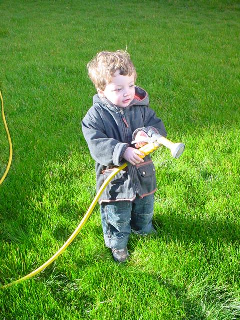
#> input picture examples/im3.png, 240 x 320 px
$ python inference.py
#> lines starting #> are read from the running program, lines starting #| are printed output that depends on the picture
### high_dim_filter.py
'''
High-dimensional filter
spatial high-dim filter if `features` is None
bilateral high-dim filter if `features` is np.ndarray
'''

import numpy as np
import itertools as it

def clamp(min_value: float, max_value: float, x: np.ndarray) -> np.ndarray:
    return np.maximum(min_value, np.minimum(max_value, x))

# Method to get left and right indices of slice interpolation
def get_both_indices(size: np.int32, coord: np.ndarray):
    left_index = clamp(0, size - 1, coord.astype(np.int32))
    right_index = clamp(0, size - 1, left_index + 1)
    return left_index, right_index

class HighDimFilter:
    '''
    High-dimensional filter
    '''
    def __init__(self, is_bilateral: bool, height: int, width: int, space_sigma: float=16, range_sigma: float=.25, padding_xy: int=2, padding_z: int=2) -> None:
        '''
        Initializer

        Args:
            height: height of image to be filtered, int
            width: width of image to be filtered, int
            space_sigma: sigma_s, float
            range_sigma: sigma_r, float
            padding_xy: number of pixel for padding along y and x, int
            padding_z: number of pixel for padding along z, int

        Returns:
            None
        '''
        # Is bilateral?
        self.is_bilateral = is_bilateral
        # Datatype cast
        self.size_type = int
        # Index order: y --> height, x --> width, z --> depth
        self.height, self.width = height, width
        self.size = height * width
        self.space_sigma, self.range_sigma = space_sigma, range_sigma
        self.padding_xy, self.padding_z = padding_xy, padding_z

    def init(self, features: np.ndarray=None) -> None:
        # Initialize a spatial high-dim filter if `features` is None; otherwise initialize a bilateral one and `features` should be three-channel and channel-last
        if self.is_bilateral:
            assert features.ndim == 3 and features.shape[-1] == 3

        # Height and width of grid, scala, dtype size_type
        small_height = self.size_type((self.height - 1) / self.space_sigma) + 1 + 2 * self.padding_xy
        small_width = self.size_type((self.width - 1) / self.space_sigma) + 1 + 2 * self.padding_xy

        # Space coordinates, shape (h, w), dtype int
        yy, xx = np.mgrid[:self.height, :self.width] # (h, w)
        # Spatial coordinates of splat, shape (h, w)
        splat_yy = (yy / self.space_sigma + .5).astype(np.int32) + self.padding_xy
        splat_xx = (xx / self.space_sigma + .5).astype(np.int32) + self.padding_xy
        # Spatial coordinates of slice, shape (h, w)
        slice_yy = yy.astype(np.float32) / self.space_sigma + self.padding_xy
        slice_xx = xx.astype(np.float32) / self.space_sigma + self.padding_xy

        # Spatial interpolation index of slice
        y_index, yy_index = get_both_indices(small_height, slice_yy) # (h, w)
        x_index, xx_index = get_both_indices(small_width, slice_xx) # (h, w)

        # Spatial interpolation factor of slice
        y_alpha = (slice_yy - y_index).reshape((-1, )) # (h x w, )
        x_alpha = (slice_xx - x_index).reshape((-1, )) # (h x w, )

        if not self.is_bilateral:
            # Spatial convolutional dimension
            self.dim = 2

            # Spatial interpolation index and factor
            interp_indices = np.asarray([y_index, yy_index, x_index, xx_index]) # (10, h x w)
            alphas = np.asarray([1. - y_alpha, y_alpha, 1. - x_alpha, x_alpha]) # (10, h x w)

            # Method of coordinate transformation
            def coord_transform(idx):
                return (idx[:, 0, :] * small_width + idx[:, 1, :]).reshape((-1, )) # (2^dim x h x w, )

            # Initialize interpolation
            offset = np.arange(self.dim) * 2 # [dim, ]
            # Permutation
            permutations = np.asarray(list(it.product(range(2), repeat=self.dim))).reshape((-1, self.dim))
            permutations += offset[np.newaxis, ...]
            permutations = permutations.reshape((-1, )) # Flatten, [2^dim x dim]
            alpha_prods = alphas[permutations].reshape((-1, self.dim, self.size)) # [2^dim, dim, h x w]
            idx = interp_indices[permutations].reshape((-1, self.dim, self.size)) # [2^dim, dim, h x w]

            # Shape of spatial data grid
            self.data_shape = (small_height, small_width)

            # Spatial splat coordinates, shape (h x w, )
            self.splat_coords = (splat_yy * small_width + splat_xx).reshape((-1, ))

            # Interpolation indices and alphas of spatial slice
            self.slice_idx = coord_transform(idx)
            self.alpha_prod = alpha_prods.prod(axis=1)

        else:
            # Bilateral convolutional dimension
            self.dim = 5

            # Decompose `features` into r, g, and b channels
            r, g, b = features[..., 0], features[..., 1], features[..., 2]
            r_min, r_max = r.min(), r.max()
            g_min, g_max = g.min(), g.max()
            b_min, b_max = b.min(), b.max()
            r_delta, g_delta, b_delta = r_max - r_min, g_max - g_min, b_max - b_min
            # Range coordinates, shape (h, w), dtype float
            rr, gg, bb = r - r_min, g - g_min, b - b_min

            # Depth of grid
            small_rdepth = self.size_type(r_delta / self.range_sigma) + 1 + 2 * self.padding_z
            small_gdepth = self.size_type(g_delta / self.range_sigma) + 1 + 2 * self.padding_z
            small_bdepth = self.size_type(b_delta / self.range_sigma) + 1 + 2 * self.padding_z

            # Range coordinates, shape (h, w)
            splat_rr = (rr / self.range_sigma + .5).astype(np.int32) + self.padding_z
            splat_gg = (gg / self.range_sigma + .5).astype(np.int32) + self.padding_z
            splat_bb = (bb / self.range_sigma + .5).astype(np.int32) + self.padding_z

            # Range coordinates, shape (h, w)
            slice_rr = rr / self.range_sigma + self.padding_z
            slice_gg = gg / self.range_sigma + self.padding_z
            slice_bb = bb / self.range_sigma + self.padding_z

            # Slice interpolation range coordinate pairs
            r_index, rr_index = get_both_indices(small_rdepth, slice_rr) # (h, w)
            g_index, gg_index = get_both_indices(small_gdepth, slice_gg) # (h, w)
            b_index, bb_index = get_both_indices(small_bdepth, slice_bb) # (h, w)

            # Interpolation factors
            r_alpha = (slice_rr - r_index).reshape((-1, )) # (h x w, )
            g_alpha = (slice_gg - g_index).reshape((-1, )) # (h x w, )
            b_alpha = (slice_bb - b_index).reshape((-1, )) # (h x w, )

            # Bilateral interpolation index and factor
            interp_indices = np.asarray([y_index, yy_index, x_index, xx_index, r_index, rr_index, g_index, gg_index, b_index, bb_index]) # (10, h x w)
            alphas = np.asarray([1. - y_alpha, y_alpha, 1. - x_alpha, x_alpha, 1. - r_alpha, r_alpha, 1. - g_alpha, g_alpha, 1. - b_alpha, b_alpha]) # (10, h x w)

            # Method of coordinate transformation
            def coord_transform(idx):
                return ((((idx[:, 0, :] * small_width + idx[:, 1, :]) * small_rdepth + idx[:, 2, :]) * small_gdepth + idx[:, 3, :]) * small_bdepth + idx[:, 4, :]).reshape((-1, )) # (2^dim x h x w, )

            # Initialize interpolation
            offset = np.arange(self.dim) * 2 # [dim, ]
            # Permutation
            permutations = np.asarray(list(it.product(range(2), repeat=self.dim))).reshape((-1, self.dim))
            permutations += offset[np.newaxis, ...]
            permutations = permutations.reshape((-1, )) # Flatten, [2^dim x dim]
            alpha_prods = alphas[permutations].reshape((-1, self.dim, self.size)) # [2^dim, dim, h x w]
            idx = interp_indices[permutations].reshape((-1, self.dim, self.size)) # [2^dim, dim, h x w]

            # Bilateral grid shape
            self.data_shape = (small_height, small_width, small_rdepth, small_gdepth, small_bdepth)

            # Bilateal splat coordinates, shape (h x w, )
            self.splat_coords = ((((splat_yy * small_width + splat_xx) * small_rdepth + splat_rr) * small_gdepth + splat_gg) * small_bdepth + splat_bb).reshape((-1, ))

            # Interpolation indices and alphas of bilateral slice
            self.slice_idx = coord_transform(idx)
            self.alpha_prod = alpha_prods.prod(axis=1)

        # Bilateral grid and buffer
        self.data = np.zeros(self.data_shape, dtype=np.float32) # For each channel
        self.data_flat = self.data.reshape((-1, )) # view of data
        self.buffer = np.zeros_like(self.data)

        # Interpolation grid
        self.interpolation = np.zeros((self.height * self.width, ), dtype=np.float32)

    def convn(self, n_iter: int=2):
        self.buffer.fill(0)
        perm = list(range(1, self.data.ndim)) + [0] # [1, ..., ndim - 1, 0]

        for _ in range(n_iter):
            self.buffer, self.data = self.data, self.buffer

            for dim in range(self.data.ndim):
                self.data[1:-1] = (self.buffer[:-2] + self.buffer[2:] + 2. * self.buffer[1:-1]) / 4.
                self.data = np.transpose(self.data, perm)
                self.buffer = np.transpose(self.buffer, perm)

    def Nlinear_interpolation(self) -> np.ndarray:
        # Initialize interpolation
        self.interpolation.fill(0)

        self.interpolation[:] = (self.alpha_prod * self.data_flat[self.slice_idx].reshape((-1, self.size))).sum(axis=0)

    def compute(self, inp: np.ndarray, out: np.ndarray):
        assert inp.shape == out.shape
        _, _, n_channels = inp.shape[:3]

        # For each channel
        for ch in range(n_channels):
            inp_ch = inp[..., ch]
            out_ch = out[..., ch]

            # ==== Splat ====
            # Reshape, shape (h x w)
            inp_flat = inp_ch.reshape((-1, ))
            # Splatting
            self.data_flat[:] = np.bincount(self.splat_coords, minlength=self.data_flat.shape[0], weights=inp_flat)

            # ==== Blur ====
            # 5D convolution
            self.convn(n_iter=2)

            # ==== Slice ====
            # Interpolation
            self.Nlinear_interpolation()

            # Get result0
            out_ch[:] = self.interpolation.reshape((self.height, self.width))

### inference.py
# -*- coding: utf-8 -*-

import numpy as np
from high_dim_filter import HighDimFilter
from PIL import Image
import matplotlib.pyplot as plt
import cv2

'''
CRF inference
Is channel-last or will be transferred to channel-last
'''

def unary_from_labels(labels, n_labels, gt_prob, zero_unsure=True):
    """
    Simple classifier that is 50% certain that the annotation is correct.
    (same as in the inference example).


    Parameters
    ----------
    labels: numpy.array
        The label-map, i.e. an array of your data's shape where each unique
        value corresponds to a label.
    n_labels: int
        The total number of labels there are.
        If `zero_unsure` is True (the default), this number should not include
        `0` in counting the labels, since `0` is not a label!
    gt_prob: float
        The certainty of the ground-truth (must be within (0,1)).
    zero_unsure: bool
        If `True`, treat the label value `0` as meaning "could be anything",
        i.e. entries with this value will get uniform unary probability.
        If `False`, do not treat the value `0` specially, but just as any
        other class.
    """
    assert 0 < gt_prob < 1, "`gt_prob must be in (0,1)."

    labels = labels.flatten()

    n_energy = -np.log((1.0 - gt_prob) / (n_labels - 1))
    p_energy = -np.log(gt_prob)

    # Note that the order of the following operations is important.
    # That's because the later ones overwrite part of the former ones, and only
    # after all of them is `U` correct!
    U = np.full((n_labels, len(labels)), n_energy, dtype='float32')
    U[labels - 1 if zero_unsure else labels, np.arange(U.shape[1])] = p_energy

    # Overwrite 0-labels using uniform probability, i.e. "unsure".
    if zero_unsure:
        U[:, labels == 0] = -np.log(1.0 / n_labels)

    return U

def _diagonal_compatibility(shape):
    return np.eye(shape[0], shape[1], dtype=np.float32)

def _potts_compatibility(shape):
    return -1 * _diagonal_compatibility(shape)

def _softmax(x):
    e_x = np.exp(x - x.max(axis=-1, keepdims=True))
    return e_x / e_x.sum(axis=-1, keepdims=True)

def inference(image, unary, num_classes, theta_alpha, theta_beta, theta_gamma, spatial_compat, bilateral_compat, num_iterations, Q):
    # Check if `image` is three-channel and (h, w, 3)
    assert image.ndim == 3 and image.shape[-1] == 3
    # Check if data scale of `image` is [0, 1]
    assert image.max() <= 1. and image.min() >= 0.
    # Check if theta_beta is float and < 1
    assert theta_beta <= 1.

    height, width, _ = image.shape # channel-last

    # Storage
    spatial_weights = spatial_compat * _diagonal_compatibility((num_classes, num_classes))
    bilateral_weights = bilateral_compat * _diagonal_compatibility((num_classes, num_classes))
    compatibility_matrix = _potts_compatibility((num_classes, num_classes))

    all_ones = np.ones((height, width, num_classes), dtype=np.float32)
    spatial_norm_vals = np.zeros_like(all_ones)
    bilateral_norm_vals = np.zeros_like(all_ones)
    spatial_out = np.zeros_like(all_ones)
    bilateral_out = np.zeros_like(all_ones)

    # Spatial and bilateral high-dim filters
    spatial_high_dim_filter = HighDimFilter(is_bilateral=False, height=height, width=width, space_sigma=theta_gamma)
    bilateral_high_dim_filter = HighDimFilter(is_bilateral=True, height=height, width=width, space_sigma=theta_alpha, range_sigma=theta_beta)

    # Initialize high-dim filters
    spatial_high_dim_filter.init()
    bilateral_high_dim_filter.init(image)

    # Compute symmetric weight
    spatial_high_dim_filter.compute(all_ones, spatial_norm_vals)
    bilateral_high_dim_filter.compute(all_ones, bilateral_norm_vals)
    spatial_norm_vals = 1. / (spatial_norm_vals ** .5 + 1e-20)
    bilateral_norm_vals = 1. / (bilateral_norm_vals ** .5 + 1e-20)

    # Initialize Q
    Q[:] = _softmax(-unary)

    for i in range(num_iterations):
        print('iter {}'.format(i))
        tmp1 = -unary

        # Symmetric normalization and spatial message passing
        spatial_high_dim_filter.compute(Q * spatial_norm_vals, spatial_out)
        spatial_out *= spatial_norm_vals

        # Message passing - bilateral
        bilateral_high_dim_filter.compute(Q * bilateral_norm_vals, bilateral_out)
        bilateral_out *= bilateral_norm_vals

        # Message passing
        message_passing = spatial_out.reshape((-1, num_classes)).dot(spatial_weights) + bilateral_out.reshape((-1, num_classes)).dot(bilateral_weights)

        # Compatibility transform
        pairwise = message_passing.dot(compatibility_matrix)
        pairwise = pairwise.reshape((height, width, num_classes))

        # Local update
        tmp1 = tmp1 - pairwise

        # Normalize
        Q[:] = _softmax(tmp1)

if __name__ == "__main__":
    img = cv2.imread('examples/im3.png')
#> img is the input picture: shape (320, 240, 3); mean B, G, R 55.8, 147.2, 97.8
    anno_rgb = cv2.imread('examples/anno3.png').astype(np.uint32)
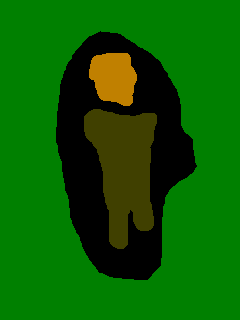
#> input picture examples/anno3.png, 240 x 320 px
    anno_lbl = anno_rgb[:,:,0] + (anno_rgb[:,:,1] << 8) + (anno_rgb[:,:,2] << 16)
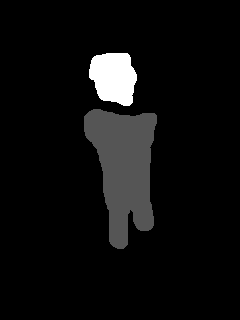
#> anno_lbl: shape (320, 240) uint32; min 0, max 12615680, mean 701263.8; drawn with min black and max white

    colors, labels = np.unique(anno_lbl, return_inverse=True)
#> colors = [0, 32768, 4210688, 12615680]

    HAS_UNK = 0 in colors
#> HAS_UNK = True
    if HAS_UNK:
        print("Found a full-black pixel in annotation image, assuming it means 'unknown' label, and will thus not be present in the output!")
        print("If 0 is an actual label for you, consider writing your own code, or simply giving your labels only non-zero values.")
        colors = colors[1:]
#> colors = [32768, 4210688, 12615680]

    colorize = np.empty((len(colors), 3), np.uint8)
#> colorize = [[32, 27, 159], [41, 161, 127], [0, 0, 32]]
    colorize[:,0] = (colors & 0x0000FF)
    colorize[:,1] = (colors & 0x00FF00) >> 8
    colorize[:,2] = (colors & 0xFF0000) >> 16

    n_labels = len(set(labels.flat)) - int(HAS_UNK)
#> n_labels = 3
    print(n_labels, " labels", (" plus \"unknown\" 0: " if HAS_UNK else ""), set(labels.flat))
#| 3  labels  plus "unknown" 0:  {0, 1, 2, 3}

    unary = unary_from_labels(labels, n_labels, 0.7, HAS_UNK)
#> in unary_from_labels, `n_energy = -np.log((1.0 - gt_prob) / (n_labels - 1))`: n_energy = 1.9
    unary = np.rollaxis(unary.reshape(n_labels, *img.shape[:2]), 0, 3)
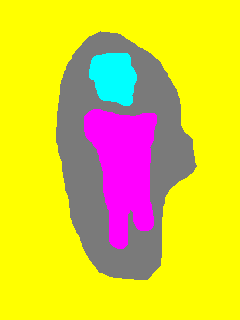
#> unary: shape (320, 240, 3) float32; mean B, G, R 0.682, 1.6, 1.69; drawn with min black and max white
    pred = np.zeros_like(unary)

    inference(img / 255., unary, n_labels, theta_alpha=80., theta_beta=.0625, theta_gamma=3., spatial_compat=3., bilateral_compat=10., num_iterations=10, Q=pred)
#> in inference, `spatial_weights = spatial_compat * _diagonal_compatibility((num_classe..`: spatial_weights = [[3, 0, 0], [0, 3, 0], [0, 0, 3]]
#> in inference, `bilateral_weights = bilateral_compat * _diagonal_compatibility((num_cl..`: bilateral_weights = [[10, 0, 0], [0, 10, 0], [0, 0, 10]]
#> in inference, `compatibility_matrix = _potts_compatibility((num_classes, num_classes))`: compatibility_matrix = [[-1, 0, 0], [0, -1, 0], [0, 0, -1]]
#> in init (call 2), `r, g, b = features[..., 0], features[..., 1], features[..., 2]`:
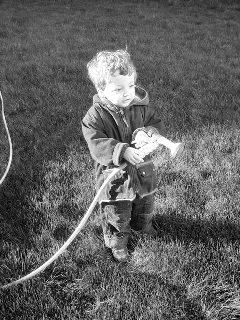
#> b: shape (320, 240) float64; min 0, max 1, mean 0.384
#> in init (call 2), `r_min, r_max = r.min(), r.max()`: r_min = 0; r_max = 1
#> in init (call 2), `g_min, g_max = g.min(), g.max()`: g_min = 0.0392; g_max = 1
#> in init (call 2), `b_min, b_max = b.min(), b.max()`: b_min = 0; b_max = 1
#> in init (call 2), `r_delta, g_delta, b_delta = r_max - r_min, g_max - g_min, b_max - b_min`: g_delta = 0.961; b_delta = 1
#> in init (call 2), `small_rdepth = self.size_type(r_delta / self.range_sigma) + 1 + 2 * se..`: small_rdepth = 21
#> in init (call 2), `small_gdepth = self.size_type(g_delta / self.range_sigma) + 1 + 2 * se..`: small_gdepth = 20
#> in init (call 2), `small_bdepth = self.size_type(b_delta / self.range_sigma) + 1 + 2 * se..`: small_bdepth = 21
#> in init (call 2), `self.data_shape = (small_height, small_width, small_rdepth, small_gdep..`: self.data_shape = (8, 7, 21, 20, 21)
#> after the loop in compute, `for ch in range(n_channels):`:
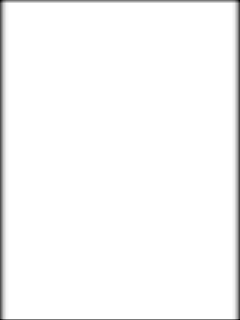
#> out_ch: shape (320, 240) float32; min 3.21, max 9, mean 8.87; drawn with min black and max white
#> after the loop in compute, `for ch in range(n_channels):`: self.data_flat = 9324 values, max 9 at index 257, min 0 at index 0, mean 8.21
#> in inference, `spatial_high_dim_filter.compute(all_ones, spatial_norm_vals)`: all_ones: shape (320, 240, 3) float32; every value is 1
#> after the loop in inference, `for i in range(num_iterations):`:
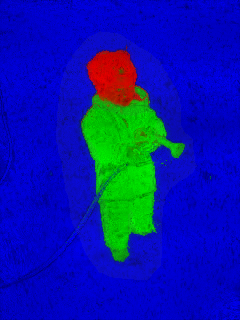
#> tmp1: shape (320, 240, 3) float32; mean B, G, R 10.12, -0.0807, -1.32; drawn with min black and max white

    MAP = np.argmax(pred, axis=-1)
    plt.imshow(MAP)
    plt.show()
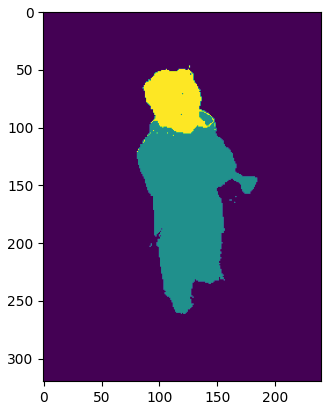
#> figure drawn by matplotlib, 1 panel
